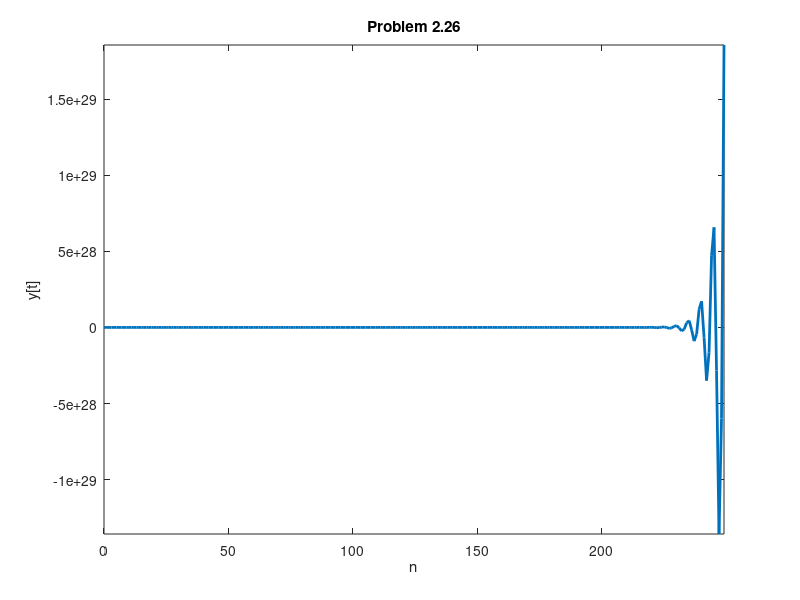

The MATLAB script that drew this image: (Note: this script raises an error after producing the figure.)
%Copyright (c) 2016, Austin Chase Minor
%All rights reserved.
%
%Redistribution and use in source and binary forms, with or without
%modification, are permitted provided that the following conditions are met:
%1. Redistributions of source code must retain the above copyright
%   notice, this list of conditions and the following disclaimer.
%2. Redistributions in binary form must reproduce the above copyright
%   notice, this list of conditions and the following disclaimer in the
%   documentation and/or other materials provided with the distribution.
%3. All advertising materials mentioning features or use of this software
%   must display the following acknowledgement:
%   This product includes software developed by Austin Minor.
%4. Neither the name of Austin Minor nor the
%   names of its contributors may be used to endorse or promote products
%   derived from this software without specific prior written permission.%
%
%THIS SOFTWARE IS PROVIDED BY Austin Minor ''AS IS'' AND ANY
%EXPRESS OR IMPLIED WARRANTIES, INCLUDING, BUT NOT LIMITED TO, THE IMPLIED
%WARRANTIES OF MERCHANTABILITY AND FITNESS FOR A PARTICULAR PURPOSE ARE
%DISCLAIMED. IN NO EVENT SHALL Austin Minor BE LIABLE FOR ANY
%DIRECT, INDIRECT, INCIDENTAL, SPECIAL, EXEMPLARY, OR CONSEQUENTIAL DAMAGES
%(INCLUDING, BUT NOT LIMITED TO, PROCUREMENT OF SUBSTITUTE GOODS OR SERVICES;
%LOSS OF USE, DATA, OR PROFITS; OR BUSINESS INTERRUPTION) HOWEVER CAUSED AND
%ON ANY THEORY OF LIABILITY, WHETHER IN CONTRACT, STRICT LIABILITY, OR TORT
%(INCLUDING NEGLIGENCE OR OTHERWISE) ARISING IN ANY WAY OUT OF THE USE OF THIS
%SOFTWARE, EVEN IF ADVISED OF THE POSSIBILITY OF SUCH DAMAGE.
%
%Author: Austin Minor
%Version: 2/10/16
%
%T = .4

T = .4;
length = 100;
num_points = length/T;
n = 0:num_points - 1;
y = zeros(1, num_points);

%y(0)
y(1) = 1;
y(2) = 1;
for i = 3:num_points
  y(i) = y(i-1)*(2-3*T) + y(i-2)*(-1-T-2*T^2);
end

plot(n, y, 'linewidth', 2)
xlabel('n')
ylabel('y[t]')
title('Problem 2.26')
axis([0 max(n) (min(y) - 10) (max(y) + 10)])
grid on0;
num_points = length/T;
n = 0:num_points - 1;
y = zeros(num_points);

%y(0)
y(1) = 1;
y(2) = -T + 2;
for i = 3:num_points
  y(i) = y(i-1)*(2-2*T) + y(i-2)*(-1-2*T-T^2);
end

plot(n, y, 'linewidth', 2)
xlabel('n')
ylabel('y[t]')
title('Problem 2.27, T = .4')
axis([0 max(n) (min(y) - 10) (max(y) + 10)])
grid on